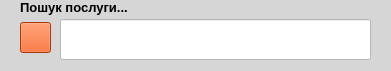
   <widget class="QWidget" name="widget_2" native="true">
    <property name="geometry">
     <rect>
      <x>130</x>
      <y>10</y>
      <width>391</width>
      <height>71</height>
     </rect>
    </property>
    <property name="styleSheet">
     <string notr="true">QWidget{
background-color:rgb(214, 214, 214);
color: rgb(255, 255, 255);
border-radius: 1em;
}</string>
    </property>
    <widget class="QLabel" name="labelFind">
     <property name="geometry">
      <rect>
       <x>20</x>
       <y>0</y>
       <width>121</width>
       <height>16</height>
      </rect>
     </property>
     <property name="font">
      <font>
       <pointsize>10</pointsize>
       <weight>75</weight>
       <bold>true</bold>
      </font>
     </property>
     <property name="styleSheet">
      <string notr="true">QLabel{
color: black;
}</string>
     </property>
     <property name="text">
      <string>&lt;html&gt;&lt;head/&gt;&lt;body&gt;&lt;p&gt;&lt;span style=&quot; font-size:10pt; font-weight:600;&quot;&gt;Пошук послуги...&lt;/span&gt;&lt;/p&gt;&lt;/body&gt;&lt;/html&gt;</string>
     </property>
    </widget>
    <widget class="QLineEdit" name="lineEditFind">
     <property name="enabled">
      <bool>false</bool>
     </property>
     <property name="geometry">
      <rect>
       <x>60</x>
       <y>19</y>
       <width>311</width>
       <height>41</height>
      </rect>
     </property>
     <property name="font">
      <font>
       <pointsize>18</pointsize>
      </font>
     </property>
     <property name="styleSheet">
      <string notr="true">QLineEdit{
background-color:rgb(255, 255, 255);
color: rgb(0, 0, 0);
}
</string>
     </property>
    </widget>
    <widget class="QPushButton" name="pushButtonFind">
     <property name="geometry">
      <rect>
       <x>20</x>
       <y>22</y>
       <width>31</width>
       <height>31</height>
      </rect>
     </property>
     <property name="styleSheet">
      <string notr="true">QPushButton{
background:qlineargradient(spread:reflect, x1:0.523, y1:0.534545, x2:0.528, y2:0, stop:0.367232 rgba(218, 217, 217, 255), stop:1 rgba(255, 255, 255, 255));
background-color:#eb510f;
}</string>
     </property>
     <property name="text">
      <string/>
     </property>
     <property name="icon">
      <iconset resource="resource.qrc">
       <normaloff>:/new/icons/searchIcon.png</normaloff>:/new/icons/searchIcon.png</iconset>
     </property>
     <property name="iconSize">
      <size>
       <width>30</width>
       <height>30</height>
      </size>
     </property>
    </widget>
   </widget>
